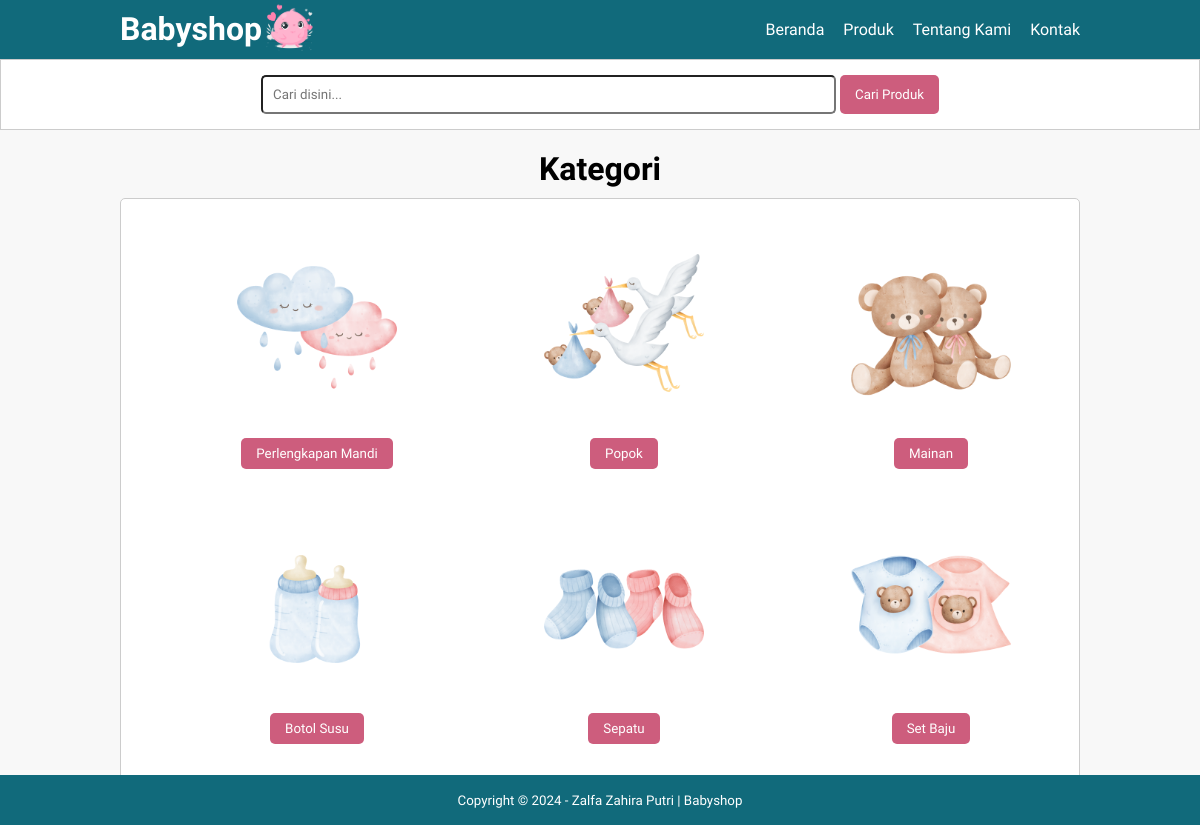
The page / on the database its author committed.
### tables this page shows
CREATE TABLE `kategori` (
  `id_kategori` int(11) NOT NULL,
  `nama_kategori` varchar(25) NOT NULL,
  `gambar_kategori` varchar(100) NOT NULL
);

### index.php (the view, shortened to what this page needs)
<?php
    include 'db.php';
?>
<!DOCTYPE html>
<html lang="en">
<head>
    <link rel="stylesheet" href="css/style.css">
</head>
<body>
    <header>
        <div class="container">
        <img class="logo" src="img/bg-login.png" width="55px">
            <h1><a href="index.php">Babyshop</a></h1>
            <ul>
                <li><a href="index.php">Beranda</a></li>
                <li><a href="produk.php">Produk</a></li>
                <li><a href="tentang-kami.php">Tentang Kami</a></li>
                <li><a href="kontak.php">Kontak</a></li>
            </ul>
        </div>
    </header>
    <div class="search">
        <div class="container">
            <form action="produk.php">
                <input type="search" name="search" placeholder="Cari disini..." value="<?php echo $_GET['search'] ?>">
                <input type="submit" name="cari" value="Cari Produk">
            </form>
        </div>
    </div>
    <div class="section">
        <div class="container">
            <h1 class="tengah">Kategori</h1>
            <div class="box">
                <?php
                    $kategori = mysqli_query($conn, "SELECT * FROM kategori ORDER BY id_kategori DESC");
                    if(mysqli_num_rows($kategori) > 0){
                        while($k = mysqli_fetch_array($kategori)){
                ?>
                    <a href="produk.php?kat=<?php echo $k['id_kategori'] ?>">
                <div class="col-6">
                    <img src="produk/<?php echo $k['gambar_kategori'] ?>" width="200px">
                    <p><input type="submit" name="submit" value="<?php echo $k['nama_kategori'] ?>" class="btn"></p>
                </div>
                    </a>
                <?php }}else{ ?>
                    <p>Kategori tidak ada</p>
                <?php } ?>
            </div>
        </div>
    </div>
    <div class="footer">
        <div class="container">
            <small>Copyright &copy; 2024 - Zalfa Zahira Putri | Babyshop</small>
        </div>
    </div>
</body>
</html>

### css/style.css (style rules this page uses)
* { padding: 0; margin: 0; font-family: 'Quicksand', sans-serif; box-sizing: border-box; }
body { background-color: #f8f8f8; }
a { color: inherit; text-decoration: none; }
.btn { padding: 8px 15px; background-color: #CD5D7D; color: white; border: none; border-radius: 5px; cursor: pointer; }
header { background-color: #116A7B; color: white; }
header h1 { float: left; padding: 10px 0; }
header ul { float: right; }
header ul li { display: inline-block; }
header ul li a { padding: 20px 0 20px 15px; display: inline-block; color: white; }
.container { width: 80%; margin: 0 auto; }
.container::after { content: ''; display: block; clear: both; }
.section { padding: 20px 0; }
.box { background-color: white; border: 1px solid #ccc; padding: 15px; margin: 10px 0 25px 0; box-sizing: border-box; border-radius: 5px; }
.box::after { content: ''; display: block; clear: both; }
.search { padding: 15px 0; background-color: white; border: 1px solid #ccc; text-align: center; }
.search input[type=search] { width: 60%; padding: 10px; border-radius: 5px; }
.search input[type=submit] { padding: 12px 15px; background-color: #CD5D7D; color: white; border: none; border-radius: 5px; cursor: pointer; }
.col-6 { width: 25%; margin: 10px; margin-left: 65px; text-align: center; box-sizing: border-box; float: left; padding: 10px; }
.tengah { text-align: center; }
.footer { position: fixed; padding: 0px 10px; bottom: 0; width: 100%; height: 50px; line-height:50px; background-color: #116A7B; color: white; text-align: center; }
.footer small { display: inline-block; }

### rows shown on the page
kategori: gambar_kategori (picture), submit "Perlengkapan Mandi"
kategori: gambar_kategori (picture), submit "Popok"
kategori: gambar_kategori (picture), submit "Mainan"
kategori: gambar_kategori (picture), submit "Botol Susu"
kategori: gambar_kategori (picture), submit "Sepatu"
kategori: gambar_kategori (picture), submit "Set Baju"
